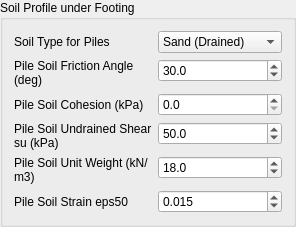
                          <widget class="QGroupBox" name="grp_pile_soil">
                            <property name="title">
                              <string>Soil Profile under Footing</string>
                            </property>
                            <layout class="QFormLayout" name="form_pile_soil">
                              <item row="0" column="0">
                                <widget class="QLabel" name="lbl_combo_pile_soil_type">
                                  <property name="text">
                                    <string>Soil Type for Piles</string>
                                  </property>
                                  <property name="wordWrap">
                                    <bool>true</bool>
                                  </property>
                                </widget>
                              </item>
                              <item row="0" column="1">
                                <widget class="QComboBox" name="combo_pile_soil_type">
                                  <item>
                                    <property name="text">
                                      <string>Sand (Drained)</string>
                                    </property>
                                  </item>
                                  <item>
                                    <property name="text">
                                      <string>Clay (Undrained)</string>
                                    </property>
                                  </item>
                                  <property name="currentIndex">
                                    <number>0</number>
                                  </property>
                                </widget>
                              </item>
                              <item row="1" column="0">
                                <widget class="QLabel" name="lbl_spin_phi_pile_soil">
                                  <property name="text">
                                    <string>Pile Soil Friction Angle (deg)</string>
                                  </property>
                                  <property name="wordWrap">
                                    <bool>true</bool>
                                  </property>
                                </widget>
                              </item>
                              <item row="1" column="1">
                                <widget class="QDoubleSpinBox" name="spin_phi_pile_soil">
                                  <property name="decimals">
                                    <number>1</number>
                                  </property>
                                  <property name="minimum">
                                    <double>0.0</double>
                                  </property>
                                  <property name="maximum">
                                    <double>1000000.0</double>
                                  </property>
                                  <property name="singleStep">
                                    <double>1.0</double>
                                  </property>
                                  <property name="value">
                                    <double>30.0</double>
                                  </property>
                                </widget>
                              </item>
                              <item row="2" column="0">
                                <widget class="QLabel" name="lbl_spin_cohesion_pile_soil">
                                  <property name="text">
                                    <string>Pile Soil Cohesion (kPa)</string>
                                  </property>
                                  <property name="wordWrap">
                                    <bool>true</bool>
                                  </property>
                                </widget>
                              </item>
                              <item row="2" column="1">
                                <widget class="QDoubleSpinBox" name="spin_cohesion_pile_soil">
                                  <property name="decimals">
                                    <number>1</number>
                                  </property>
                                  <property name="minimum">
                                    <double>0.0</double>
                                  </property>
                                  <property name="maximum">
                                    <double>1000000.0</double>
                                  </property>
                                  <property name="singleStep">
                                    <double>1.0</double>
                                  </property>
                                  <property name="value">
                                    <double>0.0</double>
                                  </property>
                                </widget>
                              </item>
                              <item row="3" column="0">
                                <widget class="QLabel" name="lbl_spin_su_pile_soil">
                                  <property name="text">
                                    <string>Pile Soil Undrained Shear su (kPa)</string>
                                  </property>
                                  <property name="wordWrap">
                                    <bool>true</bool>
                                  </property>
                                </widget>
                              </item>
                              <item row="3" column="1">
                                <widget class="QDoubleSpinBox" name="spin_su_pile_soil">
                                  <property name="decimals">
                                    <number>1</number>
                                  </property>
                                  <property name="minimum">
                                    <double>0.0</double>
                                  </property>
                                  <property name="maximum">
                                    <double>1000000.0</double>
                                  </property>
                                  <property name="singleStep">
                                    <double>5.0</double>
                                  </property>
                                  <property name="value">
                                    <double>50.0</double>
                                  </property>
                                </widget>
                              </item>
                              <item row="4" column="0">
                                <widget class="QLabel" name="lbl_spin_gamma_pile_soil">
                                  <property name="text">
                                    <string>Pile Soil Unit Weight (kN/m3)</string>
                                  </property>
                                  <property name="wordWrap">
                                    <bool>true</bool>
                                  </property>
                                </widget>
                              </item>
                              <item row="4" column="1">
                                <widget class="QDoubleSpinBox" name="spin_gamma_pile_soil">
                                  <property name="decimals">
                                    <number>1</number>
                                  </property>
                                  <property name="minimum">
                                    <double>0.0</double>
                                  </property>
                                  <property name="maximum">
                                    <double>1000000.0</double>
                                  </property>
                                  <property name="singleStep">
                                    <double>0.5</double>
                                  </property>
                                  <property name="value">
                                    <double>18.0</double>
                                  </property>
                                </widget>
                              </item>
                              <item row="5" column="0">
                                <widget class="QLabel" name="lbl_spin_eps50_pile_soil">
                                  <property name="text">
                                    <string>Pile Soil Strain eps50</string>
                                  </property>
                                  <property name="wordWrap">
                                    <bool>true</bool>
                                  </property>
                                </widget>
                              </item>
                              <item row="5" column="1">
                                <widget class="QDoubleSpinBox" name="spin_eps50_pile_soil">
                                  <property name="decimals">
                                    <number>3</number>
                                  </property>
                                  <property name="minimum">
                                    <double>0.0</double>
                                  </property>
                                  <property name="maximum">
                                    <double>1000000.0</double>
                                  </property>
                                  <property name="singleStep">
                                    <double>0.005</double>
                                  </property>
                                  <property name="value">
                                    <double>0.015</double>
                                  </property>
                                </widget>
                              </item>
                            </layout>
                          </widget>
